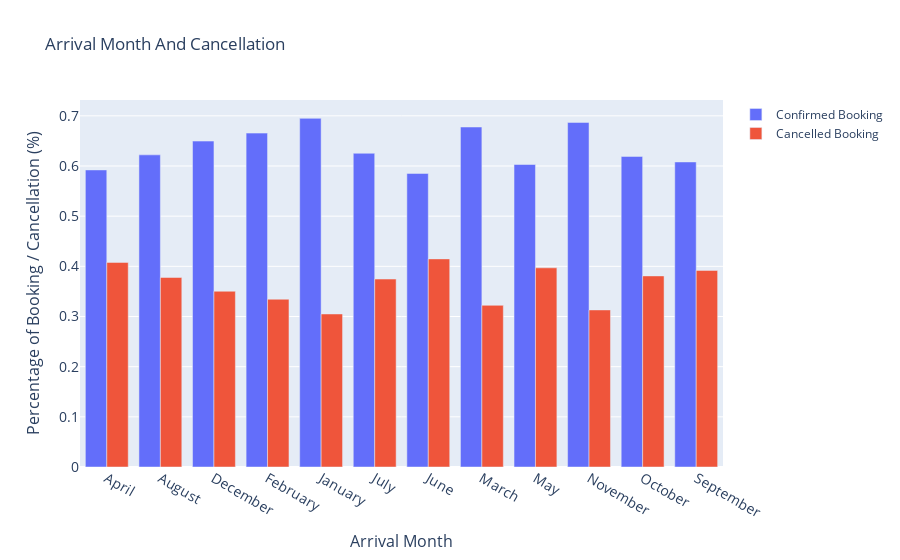

Here is the notebook cell this chart was saved with:
### Markdown cell above
### Arrival Month & Cancellation

### Code cell
parking_cancel = pd.crosstab(df['arrival_date_month'], df['is_canceled'], normalize = 'index')
parking_cancel

fig = go.Figure(data=[
    go.Bar(name='Confirmed Booking', x=parking_cancel.index, y=parking_cancel[0]),
    go.Bar(name='Cancelled Booking', x=parking_cancel.index, y=parking_cancel[1])])

fig.update_layout(barmode='group', title = 'Arrival Month And Cancellation',
                 yaxis=dict(
                 title='Percentage of Booking / Cancellation (%)',
                 titlefont_size=16,
                 tickfont_size=14,)
                ,xaxis=dict(
                 title='Arrival Month',
                 titlefont_size=16,
                 tickfont_size=14,)) 
fig.show()

### Figure 1 — Plotly figure (JSON) as saved in the notebook; plotly's stock layout.template omitted (floating-point values rounded to 4 significant figures)
{"data": [{"name": "Confirmed Booking", "type": "bar", "x": ["April", "August", "December", "February", "January", "July", "June", "March", "May", "November", "October", "September"], "y": [0.5922, 0.6222, 0.6497, 0.6655, 0.695, 0.6254, 0.5851, 0.6777, 0.603, 0.6869, 0.6191, 0.6081]}, {"name": "Cancelled Booking", "type": "bar", "x": ["April", "August", "December", "February", "January", "July", "June", "March", "May", "November", "October", "September"], "y": [0.4078, 0.3778, 0.3503, 0.3345, 0.305, 0.3746, 0.4149, 0.3223, 0.397, 0.3131, 0.3809, 0.3919]}], "layout": {"barmode": "group", "title": {"text": "Arrival Month And Cancellation"}, "xaxis": {"tickfont": {"size": 14}, "title": {"font": {"size": 16}, "text": "Arrival Month"}}, "yaxis": {"tickfont": {"size": 14}, "title": {"font": {"size": 16}, "text": "Percentage of Booking / Cancellation (%)"}}}}
